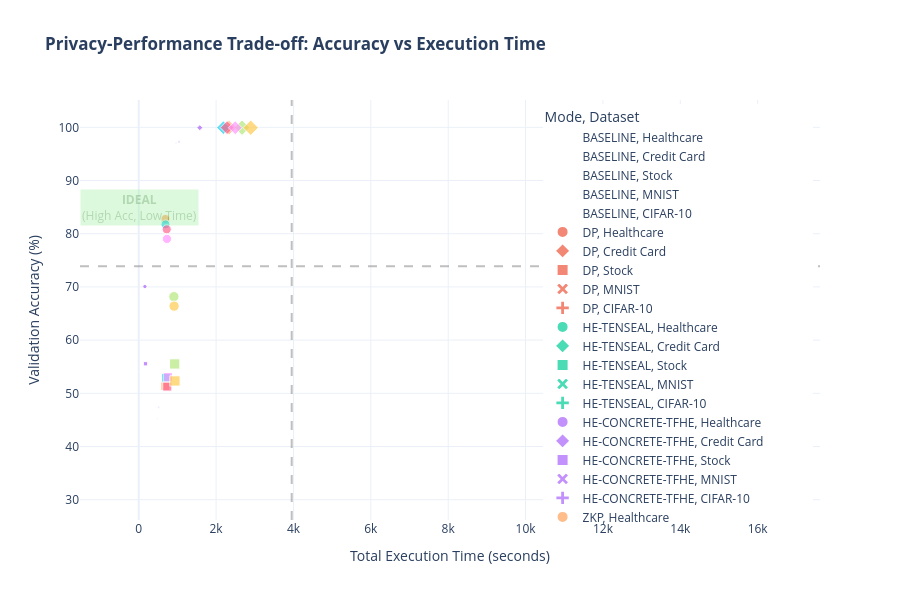

Notebook code cell kept with this figure:
### Markdown cell above
### 6.1 Scatter Plot: Accuracy vs Performance

### Code cell
# Create scatter plot for privacy-performance trade-off
fig = px.scatter(
    df_combined,
    x='Total Time (s)',
    y='Val Acc (%)',
    color='Mode',
    symbol='Dataset',
    size='Crypto Overhead (s)',
    hover_data=['Train Acc (%)', 'Fit Time (s)', 'Upload Mean (KB)'],
    title='<b>Privacy-Performance Trade-off: Accuracy vs Execution Time</b>',
    labels={
        'Total Time (s)': 'Total Execution Time (seconds)',
        'Val Acc (%)': 'Validation Accuracy (%)'
    },
    template='plotly_white',
    height=600,
    size_max=30
)

# Add quadrant lines
avg_time = df_combined['Total Time (s)'].mean()
avg_acc = df_combined['Val Acc (%)'].mean()

fig.add_vline(x=avg_time, line_dash="dash", line_color="gray", opacity=0.5)
fig.add_hline(y=avg_acc, line_dash="dash", line_color="gray", opacity=0.5)

# Add annotations for ideal region
fig.add_annotation(
    x=20, y=85,
    text="<b>IDEAL</b><br>(High Acc, Low Time)",
    showarrow=False,
    font=dict(size=12, color="green"),
    bgcolor="lightgreen",
    opacity=0.3
)

fig.update_layout(
    legend=dict(
        orientation="v",
        yanchor="top",
        y=0.99,
        xanchor="right",
        x=0.99
    )
)

fig.show()

### Figure 1 — Plotly figure (JSON) as saved in the notebook; plotly's stock layout.template omitted (floating-point values rounded to 4 significant figures)
{"data": [{"customdata": [[83.73, 0.341, 11.38]], "hovertemplate": "Mode=BASELINE<br>Dataset=Healthcare<br>Total Execution Time (seconds)=%{x}<br>Validation Accuracy (%)=%{y}<br>Crypto Overhead (s)=%{marker.size}<br>Train Acc (%)=%{customdata[0]}<br>Fit Time (s)=%{customdata[1]}<br>Upload Mean (KB)=%{customdata[2]}<extra></extra>", "legendgroup": "BASELINE, Healthcare", "marker": {"color": "#636efa", "size": [0.0], "sizemode": "area", "sizeref": 17.18, "symbol": "circle"}, "mode": "markers", "name": "BASELINE, Healthcare", "orientation": "v", "showlegend": true, "type": "scatter", "x": [6.711], "xaxis": "x", "y": [79.98], "yaxis": "y"}, {"customdata": [[99.95, 69.37, 16.13]], "hovertemplate": "Mode=BASELINE<br>Dataset=Credit Card<br>Total Execution Time (seconds)=%{x}<br>Validation Accuracy (%)=%{y}<br>Crypto Overhead (s)=%{marker.size}<br>Train Acc (%)=%{customdata[0]}<br>Fit Time (s)=%{customdata[1]}<br>Upload Mean (KB)=%{customdata[2]}<extra></extra>", "legendgroup": "BASELINE, Credit Card", "marker": {"color": "#636efa", "size": [0.0], "sizemode": "area", "sizeref": 17.18, "symbol": "diamond"}, "mode": "markers", "name": "BASELINE, Credit Card", "orientation": "v", "showlegend": true, "type": "scatter", "x": [1364.0], "xaxis": "x", "y": [99.95], "yaxis": "y"}, {"customdata": [[54.84, 0.8553, 11.38]], "hovertemplate": "Mode=BASELINE<br>Dataset=Stock<br>Total Execution Time (seconds)=%{x}<br>Validation Accuracy (%)=%{y}<br>Crypto Overhead (s)=%{marker.size}<br>Train Acc (%)=%{customdata[0]}<br>Fit Time (s)=%{customdata[1]}<br>Upload Mean (KB)=%{customdata[2]}<extra></extra>", "legendgroup": "BASELINE, Stock", "marker": {"color": "#636efa", "size": [0.0], "sizemode": "area", "sizeref": 17.18, "symbol": "square"}, "mode": "markers", "name": "BASELINE, Stock", "orientation": "v", "showlegend": true, "type": "scatter", "x": [16.82], "xaxis": "x", "y": [53.02], "yaxis": "y"}, {"customdata": [[97.99, 46.18, 173.5]], "hovertemplate": "Mode=BASELINE<br>Dataset=MNIST<br>Total Execution Time (seconds)=%{x}<br>Validation Accuracy (%)=%{y}<br>Crypto Overhead (s)=%{marker.size}<br>Train Acc (%)=%{customdata[0]}<br>Fit Time (s)=%{customdata[1]}<br>Upload Mean (KB)=%{customdata[2]}<extra></extra>", "legendgroup": "BASELINE, MNIST", "marker": {"color": "#636efa", "size": [0.0], "sizemode": "area", "sizeref": 17.18, "symbol": "x"}, "mode": "markers", "name": "BASELINE, MNIST", "orientation": "v", "showlegend": true, "type": "scatter", "x": [908.2], "xaxis": "x", "y": [97.44], "yaxis": "y"}, {"customdata": [[46.9, 23.52, 242.2]], "hovertemplate": "Mode=BASELINE<br>Dataset=CIFAR-10<br>Total Execution Time (seconds)=%{x}<br>Validation Accuracy (%)=%{y}<br>Crypto Overhead (s)=%{marker.size}<br>Train Acc (%)=%{customdata[0]}<br>Fit Time (s)=%{customdata[1]}<br>Upload Mean (KB)=%{customdata[2]}<extra></extra>", "legendgroup": "BASELINE, CIFAR-10", "marker": {"color": "#636efa", "size": [0.0], "sizemode": "area", "sizeref": 17.18, "symbol": "cross"}, "mode": "markers", "name": "BASELINE, CIFAR-10", "orientation": "v", "showlegend": true, "type": "scatter", "x": [462.5], "xaxis": "x", "y": [47.13], "yaxis": "y"}, {"customdata": [[82.63, 0.4127, 11.38]], "hovertemplate": "Mode=DP<br>Dataset=Healthcare<br>Total Execution Time (seconds)=%{x}<br>Validation Accuracy (%)=%{y}<br>Crypto Overhead (s)=%{marker.size}<br>Train Acc (%)=%{customdata[0]}<br>Fit Time (s)=%{customdata[1]}<br>Upload Mean (KB)=%{customdata[2]}<extra></extra>", "legendgroup": "DP, Healthcare", "marker": {"color": "#EF553B", "size": [0.007039], "sizemode": "area", "sizeref": 17.18, "symbol": "circle"}, "mode": "markers", "name": "DP, Healthcare", "orientation": "v", "showlegend": true, "type": "scatter", "x": [8.127], "xaxis": "x", "y": [80.41], "yaxis": "y"}, {"customdata": [[99.92, 77.75, 16.13]], "hovertemplate": "Mode=DP<br>Dataset=Credit Card<br>Total Execution Time (seconds)=%{x}<br>Validation Accuracy (%)=%{y}<br>Crypto Overhead (s)=%{marker.size}<br>Train Acc (%)=%{customdata[0]}<br>Fit Time (s)=%{customdata[1]}<br>Upload Mean (KB)=%{customdata[2]}<extra></extra>", "legendgroup": "DP, Credit Card", "marker": {"color": "#EF553B", "size": [0.008557], "sizemode": "area", "sizeref": 17.18, "symbol": "diamond"}, "mode": "markers", "name": "DP, Credit Card", "orientation": "v", "showlegend": true, "type": "scatter", "x": [1529.0], "xaxis": "x", "y": [99.92], "yaxis": "y"}, {"customdata": [[54.21, 1.157, 11.38]], "hovertemplate": "Mode=DP<br>Dataset=Stock<br>Total Execution Time (seconds)=%{x}<br>Validation Accuracy (%)=%{y}<br>Crypto Overhead (s)=%{marker.size}<br>Train Acc (%)=%{customdata[0]}<br>Fit Time (s)=%{customdata[1]}<br>Upload Mean (KB)=%{customdata[2]}<extra></extra>", "legendgroup": "DP, Stock", "marker": {"color": "#EF553B", "size": [0.006447], "sizemode": "area", "sizeref": 17.18, "symbol": "square"}, "mode": "markers", "name": "DP, Stock", "orientation": "v", "showlegend": true, "type": "scatter", "x": [22.77], "xaxis": "x", "y": [52.72], "yaxis": "y"}, {"customdata": [[94.1, 52.2, 173.5]], "hovertemplate": "Mode=DP<br>Dataset=MNIST<br>Total Execution Time (seconds)=%{x}<br>Validation Accuracy (%)=%{y}<br>Crypto Overhead (s)=%{marker.size}<br>Train Acc (%)=%{customdata[0]}<br>Fit Time (s)=%{customdata[1]}<br>Upload Mean (KB)=%{customdata[2]}<extra></extra>", "legendgroup": "DP, MNIST", "marker": {"color": "#EF553B", "size": [0.02404], "sizemode": "area", "sizeref": 17.18, "symbol": "x"}, "mode": "markers", "name": "DP, MNIST", "orientation": "v", "showlegend": true, "type": "scatter", "x": [1027.0], "xaxis": "x", "y": [94.02], "yaxis": "y"}, {"customdata": [[35.84, 26.15, 242.2]], "hovertemplate": "Mode=DP<br>Dataset=CIFAR-10<br>Total Execution Time (seconds)=%{x}<br>Validation Accuracy (%)=%{y}<br>Crypto Overhead (s)=%{marker.size}<br>Train Acc (%)=%{customdata[0]}<br>Fit Time (s)=%{customdata[1]}<br>Upload Mean (KB)=%{customdata[2]}<extra></extra>", "legendgroup": "DP, CIFAR-10", "marker": {"color": "#EF553B", "size": [0.07426], "sizemode": "area", "sizeref": 17.18, "symbol": "cross"}, "mode": "markers", "name": "DP, CIFAR-10", "orientation": "v", "showlegend": true, "type": "scatter", "x": [514.5], "xaxis": "x", "y": [35.82], "yaxis": "y"}, {"customdata": [[83.43, 0.32, 657.8]], "hovertemplate": "Mode=HE-TENSEAL<br>Dataset=Healthcare<br>Total Execution Time (seconds)=%{x}<br>Validation Accuracy (%)=%{y}<br>Crypto Overhead (s)=%{marker.size}<br>Train Acc (%)=%{customdata[0]}<br>Fit Time (s)=%{customdata[1]}<br>Upload Mean (KB)=%{customdata[2]}<extra></extra>", "legendgroup": "HE-TENSEAL, Healthcare", "marker": {"color": "#00cc96", "size": [3.544], "sizemode": "area", "sizeref": 17.18, "symbol": "circle"}, "mode": "markers", "name": "HE-TENSEAL, Healthcare", "orientation": "v", "showlegend": true, "type": "scatter", "x": [9.836], "xaxis": "x", "y": [79.81], "yaxis": "y"}, {"customdata": [[99.94, 63.96, 657.9]], "hovertemplate": "Mode=HE-TENSEAL<br>Dataset=Credit Card<br>Total Execution Time (seconds)=%{x}<br>Validation Accuracy (%)=%{y}<br>Crypto Overhead (s)=%{marker.size}<br>Train Acc (%)=%{customdata[0]}<br>Fit Time (s)=%{customdata[1]}<br>Upload Mean (KB)=%{customdata[2]}<extra></extra>", "legendgroup": "HE-TENSEAL, Credit Card", "marker": {"color": "#00cc96", "size": [3.907], "sizemode": "area", "sizeref": 17.18, "symbol": "diamond"}, "mode": "markers", "name": "HE-TENSEAL, Credit Card", "orientation": "v", "showlegend": true, "type": "scatter", "x": [1262.0], "xaxis": "x", "y": [99.94], "yaxis": "y"}, {"customdata": [[55.32, 0.9474, 657.8]], "hovertemplate": "Mode=HE-TENSEAL<br>Dataset=Stock<br>Total Execution Time (seconds)=%{x}<br>Validation Accuracy (%)=%{y}<br>Crypto Overhead (s)=%{marker.size}<br>Train Acc (%)=%{customdata[0]}<br>Fit Time (s)=%{customdata[1]}<br>Upload Mean (KB)=%{customdata[2]}<extra></extra>", "legendgroup": "HE-TENSEAL, Stock", "marker": {"color": "#00cc96", "size": [3.647], "sizemode": "area", "sizeref": 17.18, "symbol": "square"}, "mode": "markers", "name": "HE-TENSEAL, Stock", "orientation": "v", "showlegend": true, "type": "scatter", "x": [22.28], "xaxis": "x", "y": [54.08], "yaxis": "y"}, {"customdata": [[97.42, 48.9, 161.3]], "hovertemplate": "Mode=HE-TENSEAL<br>Dataset=MNIST<br>Total Execution Time (seconds)=%{x}<br>Validation Accuracy (%)=%{y}<br>Crypto Overhead (s)=%{marker.size}<br>Train Acc (%)=%{customdata[0]}<br>Fit Time (s)=%{customdata[1]}<br>Upload Mean (KB)=%{customdata[2]}<extra></extra>", "legendgroup": "HE-TENSEAL, MNIST", "marker": {"color": "#00cc96", "size": [4.882], "sizemode": "area", "sizeref": 17.18, "symbol": "x"}, "mode": "markers", "name": "HE-TENSEAL, MNIST", "orientation": "v", "showlegend": true, "type": "scatter", "x": [966.5], "xaxis": "x", "y": [97.05], "yaxis": "y"}, {"customdata": [[45.87, 24.03, 225.0]], "hovertemplate": "Mode=HE-TENSEAL<br>Dataset=CIFAR-10<br>Total Execution Time (seconds)=%{x}<br>Validation Accuracy (%)=%{y}<br>Crypto Overhead (s)=%{marker.size}<br>Train Acc (%)=%{customdata[0]}<br>Fit Time (s)=%{customdata[1]}<br>Upload Mean (KB)=%{customdata[2]}<extra></extra>", "legendgroup": "HE-TENSEAL, CIFAR-10", "marker": {"color": "#00cc96", "size": [5.214], "sizemode": "area", "sizeref": 17.18, "symbol": "cross"}, "mode": "markers", "name": "HE-TENSEAL, CIFAR-10", "orientation": "v", "showlegend": true, "type": "scatter", "x": [477.8], "xaxis": "x", "y": [45.18], "yaxis": "y"}, {"customdata": [[72.09, 0.2176, 18240.0]], "hovertemplate": "Mode=HE-CONCRETE-TFHE<br>Dataset=Healthcare<br>Total Execution Time (seconds)=%{x}<br>Validation Accuracy (%)=%{y}<br>Crypto Overhead (s)=%{marker.size}<br>Train Acc (%)=%{customdata[0]}<br>Fit Time (s)=%{customdata[1]}<br>Upload Mean (KB)=%{customdata[2]}<extra></extra>", "legendgroup": "HE-CONCRETE-TFHE, Healthcare", "marker": {"color": "#ab63fa", "size": [155.2], "sizemode": "area", "sizeref": 17.18, "symbol": "circle"}, "mode": "markers", "name": "HE-CONCRETE-TFHE, Healthcare", "orientation": "v", "showlegend": true, "type": "scatter", "x": [159.6], "xaxis": "x", "y": [70.07], "yaxis": "y"}, {"customdata": [[99.93, 69.64, 25850.0]], "hovertemplate": "Mode=HE-CONCRETE-TFHE<br>Dataset=Credit Card<br>Total Execution Time (seconds)=%{x}<br>Validation Accuracy (%)=%{y}<br>Crypto Overhead (s)=%{marker.size}<br>Train Acc (%)=%{customdata[0]}<br>Fit Time (s)=%{customdata[1]}<br>Upload Mean (KB)=%{customdata[2]}<extra></extra>", "legendgroup": "HE-CONCRETE-TFHE, Credit Card", "marker": {"color": "#ab63fa", "size": [186.2], "sizemode": "area", "sizeref": 17.18, "symbol": "diamond"}, "mode": "markers", "name": "HE-CONCRETE-TFHE, Credit Card", "orientation": "v", "showlegend": true, "type": "scatter", "x": [1579.0], "xaxis": "x", "y": [99.93], "yaxis": "y"}, {"customdata": [[52.22, 0.8758, 18240.0]], "hovertemplate": "Mode=HE-CONCRETE-TFHE<br>Dataset=Stock<br>Total Execution Time (seconds)=%{x}<br>Validation Accuracy (%)=%{y}<br>Crypto Overhead (s)=%{marker.size}<br>Train Acc (%)=%{customdata[0]}<br>Fit Time (s)=%{customdata[1]}<br>Upload Mean (KB)=%{customdata[2]}<extra></extra>", "legendgroup": "HE-CONCRETE-TFHE, Stock", "marker": {"color": "#ab63fa", "size": [158.2], "sizemode": "area", "sizeref": 17.18, "symbol": "square"}, "mode": "markers", "name": "HE-CONCRETE-TFHE, Stock", "orientation": "v", "showlegend": true, "type": "scatter", "x": [175.8], "xaxis": "x", "y": [55.56], "yaxis": "y"}, {"customdata": [[97.64, 50.76, 69.37]], "hovertemplate": "Mode=HE-CONCRETE-TFHE<br>Dataset=MNIST<br>Total Execution Time (seconds)=%{x}<br>Validation Accuracy (%)=%{y}<br>Crypto Overhead (s)=%{marker.size}<br>Train Acc (%)=%{customdata[0]}<br>Fit Time (s)=%{customdata[1]}<br>Upload Mean (KB)=%{customdata[2]}<extra></extra>", "legendgroup": "HE-CONCRETE-TFHE, MNIST", "marker": {"color": "#ab63fa", "size": [28.28], "sizemode": "area", "sizeref": 17.18, "symbol": "x"}, "mode": "markers", "name": "HE-CONCRETE-TFHE, MNIST", "orientation": "v", "showlegend": true, "type": "scatter", "x": [1044.0], "xaxis": "x", "y": [97.26], "yaxis": "y"}, {"customdata": [[47.88, 24.36, 92.52]], "hovertemplate": "Mode=HE-CONCRETE-TFHE<br>Dataset=CIFAR-10<br>Total Execution Time (seconds)=%{x}<br>Validation Accuracy (%)=%{y}<br>Crypto Overhead (s)=%{marker.size}<br>Train Acc (%)=%{customdata[0]}<br>Fit Time (s)=%{customdata[1]}<br>Upload Mean (KB)=%{customdata[2]}<extra></extra>", "legendgroup": "HE-CONCRETE-TFHE, CIFAR-10", "marker": {"color": "#ab63fa", "size": [28.52], "sizemode": "area", "sizeref": 17.18, "symbol": "cross"}, "mode": "markers", "name": "HE-CONCRETE-TFHE, CIFAR-10", "orientation": "v", "showlegend": true, "type": "scatter", "x": [507.7], "xaxis": "x", "y": [47.42], "yaxis": "y"}, {"customdata": [[83.63, 0.329, 12.89]], "hovertemplate": "Mode=ZKP<br>Dataset=Healthcare<br>Total Execution Time (seconds)=%{x}<br>Validation Accuracy (%)=%{y}<br>Crypto Overhead (s)=%{marker.size}<br>Train Acc (%)=%{customdata[0]}<br>Fit Time (s)=%{customdata[1]}<br>Upload Mean (KB)=%{customdata[2]}<extra></extra>", "legendgroup": "ZKP, Healthcare", "marker": {"color": "#FFA15A", "size": [683.0], "sizemode": "area", "sizeref": 17.18, "symbol": "circle"}, "mode": "markers", "name": "ZKP, Healthcare", "orientation": "v", "showlegend": true, "type": "scatter", "x": [689.5], "xaxis": "x", "y": [82.78], "yaxis": "y"}, {"customdata": [[99.94, 63.83, 17.64]], "hovertemplate": "Mode=ZKP<br>Dataset=Credit Card<br>Total Execution Time (seconds)=%{x}<br>Validation Accuracy (%)=%{y}<br>Crypto Overhead (s)=%{marker.size}<br>Train Acc (%)=%{customdata[0]}<br>Fit Time (s)=%{customdata[1]}<br>Upload Mean (KB)=%{customdata[2]}<extra></extra>", "legendgroup": "ZKP, Credit Card", "marker": {"color": "#FFA15A", "size": [1078.0], "sizemode": "area", "sizeref": 17.18, "symbol": "diamond"}, "mode": "markers", "name": "ZKP, Credit Card", "orientation": "v", "showlegend": true, "type": "scatter", "x": [2334.0], "xaxis": "x", "y": [99.95], "yaxis": "y"}, {"customdata": [[54.59, 1.102, 12.89]], "hovertemplate": "Mode=ZKP<br>Dataset=Stock<br>Total Execution Time (seconds)=%{x}<br>Validation Accuracy (%)=%{y}<br>Crypto Overhead (s)=%{marker.size}<br>Train Acc (%)=%{customdata[0]}<br>Fit Time (s)=%{customdata[1]}<br>Upload Mean (KB)=%{customdata[2]}<extra></extra>", "legendgroup": "ZKP, Stock", "marker": {"color": "#FFA15A", "size": [664.7], "sizemode": "area", "sizeref": 17.18, "symbol": "square"}, "mode": "markers", "name": "ZKP, Stock", "orientation": "v", "showlegend": true, "type": "scatter", "x": [686.4], "xaxis": "x", "y": [51.36], "yaxis": "y"}, {"customdata": [[97.95, 50.57, 180.2]], "hovertemplate": "Mode=ZKP<br>Dataset=MNIST<br>Total Execution Time (seconds)=%{x}<br>Validation Accuracy (%)=%{y}<br>Crypto Overhead (s)=%{marker.size}<br>Train Acc (%)=%{customdata[0]}<br>Fit Time (s)=%{customdata[1]}<br>Upload Mean (KB)=%{customdata[2]}<extra></extra>", "legendgroup": "ZKP, MNIST", "marker": {"color": "#FFA15A", "size": [10430.0], "sizemode": "area", "sizeref": 17.18, "symbol": "x"}, "mode": "markers", "name": "ZKP, MNIST", "orientation": "v", "showlegend": true, "type": "scatter", "x": [11420.0], "xaxis": "x", "y": [97.42], "yaxis": "y"}, {"customdata": [[47.61, 25.42, 250.6]], "hovertemplate": "Mode=ZKP<br>Dataset=CIFAR-10<br>Total Execution Time (seconds)=%{x}<br>Validation Accuracy (%)=%{y}<br>Crypto Overhead (s)=%{marker.size}<br>Train Acc (%)=%{customdata[0]}<br>Fit Time (s)=%{customdata[1]}<br>Upload Mean (KB)=%{customdata[2]}<extra></extra>", "legendgroup": "ZKP, CIFAR-10", "marker": {"color": "#FFA15A", "size": [14820.0], "sizemode": "area", "sizeref": 17.18, "symbol": "cross"}, "mode": "markers", "name": "ZKP, CIFAR-10", "orientation": "v", "showlegend": true, "type": "scatter", "x": [15320.0], "xaxis": "x", "y": [46.92], "yaxis": "y"}, {"customdata": [[83.95, 0.3413, 12.89]], "hovertemplate": "Mode=ZKP-SAMPLED<br>Dataset=Healthcare<br>Total Execution Time (seconds)=%{x}<br>Validation Accuracy (%)=%{y}<br>Crypto Overhead (s)=%{marker.size}<br>Train Acc (%)=%{customdata[0]}<br>Fit Time (s)=%{customdata[1]}<br>Upload Mean (KB)=%{customdata[2]}<extra></extra>", "legendgroup": "ZKP-SAMPLED, Healthcare", "marker": {"color": "#19d3f3", "size": [684.0], "sizemode": "area", "sizeref": 17.18, "symbol": "circle"}, "mode": "markers", "name": "ZKP-SAMPLED, Healthcare", "orientation": "v", "showlegend": true, "type": "scatter", "x": [690.7], "xaxis": "x", "y": [81.76], "yaxis": "y"}, {"customdata": [[99.94, 63.35, 17.64]], "hovertemplate": "Mode=ZKP-SAMPLED<br>Dataset=Credit Card<br>Total Execution Time (seconds)=%{x}<br>Validation Accuracy (%)=%{y}<br>Crypto Overhead (s)=%{marker.size}<br>Train Acc (%)=%{customdata[0]}<br>Fit Time (s)=%{customdata[1]}<br>Upload Mean (KB)=%{customdata[2]}<extra></extra>", "legendgroup": "ZKP-SAMPLED, Credit Card", "marker": {"color": "#19d3f3", "size": [943.5], "sizemode": "area", "sizeref": 17.18, "symbol": "diamond"}, "mode": "markers", "name": "ZKP-SAMPLED, Credit Card", "orientation": "v", "showlegend": true, "type": "scatter", "x": [2189.0], "xaxis": "x", "y": [99.94], "yaxis": "y"}, {"customdata": [[54.88, 0.9948, 12.89]], "hovertemplate": "Mode=ZKP-SAMPLED<br>Dataset=Stock<br>Total Execution Time (seconds)=%{x}<br>Validation Accuracy (%)=%{y}<br>Crypto Overhead (s)=%{marker.size}<br>Train Acc (%)=%{customdata[0]}<br>Fit Time (s)=%{customdata[1]}<br>Upload Mean (KB)=%{customdata[2]}<extra></extra>", "legendgroup": "ZKP-SAMPLED, Stock", "marker": {"color": "#19d3f3", "size": [683.0], "sizemode": "area", "sizeref": 17.18, "symbol": "square"}, "mode": "markers", "name": "ZKP-SAMPLED, Stock", "orientation": "v", "showlegend": true, "type": "scatter", "x": [702.5], "xaxis": "x", "y": [52.93], "yaxis": "y"}, {"customdata": [[97.78, 48.46, 180.2]], "hovertemplate": "Mode=ZKP-SAMPLED<br>Dataset=MNIST<br>Total Execution Time (seconds)=%{x}<br>Validation Accuracy (%)=%{y}<br>Crypto Overhead (s)=%{marker.size}<br>Train Acc (%)=%{customdata[0]}<br>Fit Time (s)=%{customdata[1]}<br>Upload Mean (KB)=%{customdata[2]}<extra></extra>", "legendgroup": "ZKP-SAMPLED, MNIST", "marker": {"color": "#19d3f3", "size": [10150.0], "sizemode": "area", "sizeref": 17.18, "symbol": "x"}, "mode": "markers", "name": "ZKP-SAMPLED, MNIST", "orientation": "v", "showlegend": true, "type": "scatter", "x": [11100.0], "xaxis": "x", "y": [97.28], "yaxis": "y"}, {"customdata": [[46.93, 25.52, 250.6]], "hovertemplate": "Mode=ZKP-SAMPLED<br>Dataset=CIFAR-10<br>Total Execution Time (seconds)=%{x}<br>Validation Accuracy (%)=%{y}<br>Crypto Overhead (s)=%{marker.size}<br>Train Acc (%)=%{customdata[0]}<br>Fit Time (s)=%{customdata[1]}<br>Upload Mean (KB)=%{customdata[2]}<extra></extra>", "legendgroup": "ZKP-SAMPLED, CIFAR-10", "marker": {"color": "#19d3f3", "size": [14690.0], "sizemode": "area", "sizeref": 17.18, "symbol": "cross"}, "mode": "markers", "name": "ZKP-SAMPLED, CIFAR-10", "orientation": "v", "showlegend": true, "type": "scatter", "x": [15190.0], "xaxis": "x", "y": [46.43], "yaxis": "y"}, {"customdata": [[82.94, 0.3202, 659.4]], "hovertemplate": "Mode=HE-TENSEAL-ZKP<br>Dataset=Healthcare<br>Total Execution Time (seconds)=%{x}<br>Validation Accuracy (%)=%{y}<br>Crypto Overhead (s)=%{marker.size}<br>Train Acc (%)=%{customdata[0]}<br>Fit Time (s)=%{customdata[1]}<br>Upload Mean (KB)=%{customdata[2]}<extra></extra>", "legendgroup": "HE-TENSEAL-ZKP, Healthcare", "marker": {"color": "#FF6692", "size": [717.2], "sizemode": "area", "sizeref": 17.18, "symbol": "circle"}, "mode": "markers", "name": "HE-TENSEAL-ZKP, Healthcare", "orientation": "v", "showlegend": true, "type": "scatter", "x": [723.6], "xaxis": "x", "y": [80.83], "yaxis": "y"}, {"customdata": [[99.94, 65.16, 659.4]], "hovertemplate": "Mode=HE-TENSEAL-ZKP<br>Dataset=Credit Card<br>Total Execution Time (seconds)=%{x}<br>Validation Accuracy (%)=%{y}<br>Crypto Overhead (s)=%{marker.size}<br>Train Acc (%)=%{customdata[0]}<br>Fit Time (s)=%{customdata[1]}<br>Upload Mean (KB)=%{customdata[2]}<extra></extra>", "legendgroup": "HE-TENSEAL-ZKP, Credit Card", "marker": {"color": "#FF6692", "size": [981.2], "sizemode": "area", "sizeref": 17.18, "symbol": "diamond"}, "mode": "markers", "name": "HE-TENSEAL-ZKP, Credit Card", "orientation": "v", "showlegend": true, "type": "scatter", "x": [2284.0], "xaxis": "x", "y": [99.94], "yaxis": "y"}, {"customdata": [[55.13, 1.066, 659.4]], "hovertemplate": "Mode=HE-TENSEAL-ZKP<br>Dataset=Stock<br>Total Execution Time (seconds)=%{x}<br>Validation Accuracy (%)=%{y}<br>Crypto Overhead (s)=%{marker.size}<br>Train Acc (%)=%{customdata[0]}<br>Fit Time (s)=%{customdata[1]}<br>Upload Mean (KB)=%{customdata[2]}<extra></extra>", "legendgroup": "HE-TENSEAL-ZKP, Stock", "marker": {"color": "#FF6692", "size": [717.0], "sizemode": "area", "sizeref": 17.18, "symbol": "square"}, "mode": "markers", "name": "HE-TENSEAL-ZKP, Stock", "orientation": "v", "showlegend": true, "type": "scatter", "x": [738.3], "xaxis": "x", "y": [51.27], "yaxis": "y"}, {"customdata": [[97.47, 48.67, 167.9]], "hovertemplate": "Mode=HE-TENSEAL-ZKP<br>Dataset=MNIST<br>Total Execution Time (seconds)=%{x}<br>Validation Accuracy (%)=%{y}<br>Crypto Overhead (s)=%{marker.size}<br>Train Acc (%)=%{customdata[0]}<br>Fit Time (s)=%{customdata[1]}<br>Upload Mean (KB)=%{customdata[2]}<extra></extra>", "legendgroup": "HE-TENSEAL-ZKP, MNIST", "marker": {"color": "#FF6692", "size": [10440.0], "sizemode": "area", "sizeref": 17.18, "symbol": "x"}, "mode": "markers", "name": "HE-TENSEAL-ZKP, MNIST", "orientation": "v", "showlegend": true, "type": "scatter", "x": [11420.0], "xaxis": "x", "y": [96.96], "yaxis": "y"}, {"customdata": [[47.15, 25.69, 233.4]], "hovertemplate": "Mode=HE-TENSEAL-ZKP<br>Dataset=CIFAR-10<br>Total Execution Time (seconds)=%{x}<br>Validation Accuracy (%)=%{y}<br>Crypto Overhead (s)=%{marker.size}<br>Train Acc (%)=%{customdata[0]}<br>Fit Time (s)=%{customdata[1]}<br>Upload Mean (KB)=%{customdata[2]}<extra></extra>", "legendgroup": "HE-TENSEAL-ZKP, CIFAR-10", "marker": {"color": "#FF6692", "size": [15110.0], "sizemode": "area", "sizeref": 17.18, "symbol": "cross"}, "mode": "markers", "name": "HE-TENSEAL-ZKP, CIFAR-10", "orientation": "v", "showlegend": true, "type": "scatter", "x": [15630.0], "xaxis": "x", "y": [47.1], "yaxis": "y"}, {"customdata": [[70.49, 0.2121, 18240.0]], "hovertemplate": "Mode=HE-CONCRETE-TFHE-ZKP<br>Dataset=Healthcare<br>Total Execution Time (seconds)=%{x}<br>Validation Accuracy (%)=%{y}<br>Crypto Overhead (s)=%{marker.size}<br>Train Acc (%)=%{customdata[0]}<br>Fit Time (s)=%{customdata[1]}<br>Upload Mean (KB)=%{customdata[2]}<extra></extra>", "legendgroup": "HE-CONCRETE-TFHE-ZKP, Healthcare", "marker": {"color": "#B6E880", "size": [905.2], "sizemode": "area", "sizeref": 17.18, "symbol": "circle"}, "mode": "markers", "name": "HE-CONCRETE-TFHE-ZKP, Healthcare", "orientation": "v", "showlegend": true, "type": "scatter", "x": [909.4], "xaxis": "x", "y": [68.17], "yaxis": "y"}, {"customdata": [[99.93, 72.34, 25850.0]], "hovertemplate": "Mode=HE-CONCRETE-TFHE-ZKP<br>Dataset=Credit Card<br>Total Execution Time (seconds)=%{x}<br>Validation Accuracy (%)=%{y}<br>Crypto Overhead (s)=%{marker.size}<br>Train Acc (%)=%{customdata[0]}<br>Fit Time (s)=%{customdata[1]}<br>Upload Mean (KB)=%{customdata[2]}<extra></extra>", "legendgroup": "HE-CONCRETE-TFHE-ZKP, Credit Card", "marker": {"color": "#B6E880", "size": [1223.0], "sizemode": "area", "sizeref": 17.18, "symbol": "diamond"}, "mode": "markers", "name": "HE-CONCRETE-TFHE-ZKP, Credit Card", "orientation": "v", "showlegend": true, "type": "scatter", "x": [2670.0], "xaxis": "x", "y": [99.93], "yaxis": "y"}, {"customdata": [[52.23, 1.07, 18240.0]], "hovertemplate": "Mode=HE-CONCRETE-TFHE-ZKP<br>Dataset=Stock<br>Total Execution Time (seconds)=%{x}<br>Validation Accuracy (%)=%{y}<br>Crypto Overhead (s)=%{marker.size}<br>Train Acc (%)=%{customdata[0]}<br>Fit Time (s)=%{customdata[1]}<br>Upload Mean (KB)=%{customdata[2]}<extra></extra>", "legendgroup": "HE-CONCRETE-TFHE-ZKP, Stock", "marker": {"color": "#B6E880", "size": [908.3], "sizemode": "area", "sizeref": 17.18, "symbol": "square"}, "mode": "markers", "name": "HE-CONCRETE-TFHE-ZKP, Stock", "orientation": "v", "showlegend": true, "type": "scatter", "x": [929.7], "xaxis": "x", "y": [55.52], "yaxis": "y"}, {"customdata": [[97.47, 48.12, 75.97]], "hovertemplate": "Mode=HE-CONCRETE-TFHE-ZKP<br>Dataset=MNIST<br>Total Execution Time (seconds)=%{x}<br>Validation Accuracy (%)=%{y}<br>Crypto Overhead (s)=%{marker.size}<br>Train Acc (%)=%{customdata[0]}<br>Fit Time (s)=%{customdata[1]}<br>Upload Mean (KB)=%{customdata[2]}<extra></extra>", "legendgroup": "HE-CONCRETE-TFHE-ZKP, MNIST", "marker": {"color": "#B6E880", "size": [10320.0], "sizemode": "area", "sizeref": 17.18, "symbol": "x"}, "mode": "markers", "name": "HE-CONCRETE-TFHE-ZKP, MNIST", "orientation": "v", "showlegend": true, "type": "scatter", "x": [11280.0], "xaxis": "x", "y": [97.1], "yaxis": "y"}, {"customdata": [[47.63, 24.52, 100.8]], "hovertemplate": "Mode=HE-CONCRETE-TFHE-ZKP<br>Dataset=CIFAR-10<br>Total Execution Time (seconds)=%{x}<br>Validation Accuracy (%)=%{y}<br>Crypto Overhead (s)=%{marker.size}<br>Train Acc (%)=%{customdata[0]}<br>Fit Time (s)=%{customdata[1]}<br>Upload Mean (KB)=%{customdata[2]}<extra></extra>", "legendgroup": "HE-CONCRETE-TFHE-ZKP, CIFAR-10", "marker": {"color": "#B6E880", "size": [14880.0], "sizemode": "area", "sizeref": 17.18, "symbol": "cross"}, "mode": "markers", "name": "HE-CONCRETE-TFHE-ZKP, CIFAR-10", "orientation": "v", "showlegend": true, "type": "scatter", "x": [15370.0], "xaxis": "x", "y": [47.0], "yaxis": "y"}, {"customdata": [[83.14, 0.4146, 659.4]], "hovertemplate": "Mode=HE-TENSEAL-ZKP-DP<br>Dataset=Healthcare<br>Total Execution Time (seconds)=%{x}<br>Validation Accuracy (%)=%{y}<br>Crypto Overhead (s)=%{marker.size}<br>Train Acc (%)=%{customdata[0]}<br>Fit Time (s)=%{customdata[1]}<br>Upload Mean (KB)=%{customdata[2]}<extra></extra>", "legendgroup": "HE-TENSEAL-ZKP-DP, Healthcare", "marker": {"color": "#FF97FF", "size": [721.6], "sizemode": "area", "sizeref": 17.18, "symbol": "circle"}, "mode": "markers", "name": "HE-TENSEAL-ZKP-DP, Healthcare", "orientation": "v", "showlegend": true, "type": "scatter", "x": [729.9], "xaxis": "x", "y": [79.03], "yaxis": "y"}, {"customdata": [[99.92, 76.17, 659.4]], "hovertemplate": "Mode=HE-TENSEAL-ZKP-DP<br>Dataset=Credit Card<br>Total Execution Time (seconds)=%{x}<br>Validation Accuracy (%)=%{y}<br>Crypto Overhead (s)=%{marker.size}<br>Train Acc (%)=%{customdata[0]}<br>Fit Time (s)=%{customdata[1]}<br>Upload Mean (KB)=%{customdata[2]}<extra></extra>", "legendgroup": "HE-TENSEAL-ZKP-DP, Credit Card", "marker": {"color": "#FF97FF", "size": [971.4], "sizemode": "area", "sizeref": 17.18, "symbol": "diamond"}, "mode": "markers", "name": "HE-TENSEAL-ZKP-DP, Credit Card", "orientation": "v", "showlegend": true, "type": "scatter", "x": [2495.0], "xaxis": "x", "y": [99.92], "yaxis": "y"}, {"customdata": [[53.11, 1.415, 659.4]], "hovertemplate": "Mode=HE-TENSEAL-ZKP-DP<br>Dataset=Stock<br>Total Execution Time (seconds)=%{x}<br>Validation Accuracy (%)=%{y}<br>Crypto Overhead (s)=%{marker.size}<br>Train Acc (%)=%{customdata[0]}<br>Fit Time (s)=%{customdata[1]}<br>Upload Mean (KB)=%{customdata[2]}<extra></extra>", "legendgroup": "HE-TENSEAL-ZKP-DP, Stock", "marker": {"color": "#FF97FF", "size": [725.7], "sizemode": "area", "sizeref": 17.18, "symbol": "square"}, "mode": "markers", "name": "HE-TENSEAL-ZKP-DP, Stock", "orientation": "v", "showlegend": true, "type": "scatter", "x": [754.0], "xaxis": "x", "y": [53.02], "yaxis": "y"}, {"customdata": [[93.73, 50.6, 168.3]], "hovertemplate": "Mode=HE-TENSEAL-ZKP-DP<br>Dataset=MNIST<br>Total Execution Time (seconds)=%{x}<br>Validation Accuracy (%)=%{y}<br>Crypto Overhead (s)=%{marker.size}<br>Train Acc (%)=%{customdata[0]}<br>Fit Time (s)=%{customdata[1]}<br>Upload Mean (KB)=%{customdata[2]}<extra></extra>", "legendgroup": "HE-TENSEAL-ZKP-DP, MNIST", "marker": {"color": "#FF97FF", "size": [10260.0], "sizemode": "area", "sizeref": 17.18, "symbol": "x"}, "mode": "markers", "name": "HE-TENSEAL-ZKP-DP, MNIST", "orientation": "v", "showlegend": true, "type": "scatter", "x": [11270.0], "xaxis": "x", "y": [93.89], "yaxis": "y"}, {"customdata": [[34.58, 27.95, 234.0]], "hovertemplate": "Mode=HE-TENSEAL-ZKP-DP<br>Dataset=CIFAR-10<br>Total Execution Time (seconds)=%{x}<br>Validation Accuracy (%)=%{y}<br>Crypto Overhead (s)=%{marker.size}<br>Train Acc (%)=%{customdata[0]}<br>Fit Time (s)=%{customdata[1]}<br>Upload Mean (KB)=%{customdata[2]}<extra></extra>", "legendgroup": "HE-TENSEAL-ZKP-DP, CIFAR-10", "marker": {"color": "#FF97FF", "size": [15290.0], "sizemode": "area", "sizeref": 17.18, "symbol": "cross"}, "mode": "markers", "name": "HE-TENSEAL-ZKP-DP, CIFAR-10", "orientation": "v", "showlegend": true, "type": "scatter", "x": [15850.0], "xaxis": "x", "y": [34.57], "yaxis": "y"}, {"customdata": [[68.78, 0.3474, 18240.0]], "hovertemplate": "Mode=HE-CONCRETE-TFHE-ZKP-DP<br>Dataset=Healthcare<br>Total Execution Time (seconds)=%{x}<br>Validation Accuracy (%)=%{y}<br>Crypto Overhead (s)=%{marker.size}<br>Train Acc (%)=%{customdata[0]}<br>Fit Time (s)=%{customdata[1]}<br>Upload Mean (KB)=%{customdata[2]}<extra></extra>", "legendgroup": "HE-CONCRETE-TFHE-ZKP-DP, Healthcare", "marker": {"color": "#FECB52", "size": [907.1], "sizemode": "area", "sizeref": 17.18, "symbol": "circle"}, "mode": "markers", "name": "HE-CONCRETE-TFHE-ZKP-DP, Healthcare", "orientation": "v", "showlegend": true, "type": "scatter", "x": [914.0], "xaxis": "x", "y": [66.39], "yaxis": "y"}, {"customdata": [[99.92, 84.35, 25850.0]], "hovertemplate": "Mode=HE-CONCRETE-TFHE-ZKP-DP<br>Dataset=Credit Card<br>Total Execution Time (seconds)=%{x}<br>Validation Accuracy (%)=%{y}<br>Crypto Overhead (s)=%{marker.size}<br>Train Acc (%)=%{customdata[0]}<br>Fit Time (s)=%{customdata[1]}<br>Upload Mean (KB)=%{customdata[2]}<extra></extra>", "legendgroup": "HE-CONCRETE-TFHE-ZKP-DP, Credit Card", "marker": {"color": "#FECB52", "size": [1208.0], "sizemode": "area", "sizeref": 17.18, "symbol": "diamond"}, "mode": "markers", "name": "HE-CONCRETE-TFHE-ZKP-DP, Credit Card", "orientation": "v", "showlegend": true, "type": "scatter", "x": [2895.0], "xaxis": "x", "y": [99.92], "yaxis": "y"}, {"customdata": [[52.78, 1.237, 18240.0]], "hovertemplate": "Mode=HE-CONCRETE-TFHE-ZKP-DP<br>Dataset=Stock<br>Total Execution Time (seconds)=%{x}<br>Validation Accuracy (%)=%{y}<br>Crypto Overhead (s)=%{marker.size}<br>Train Acc (%)=%{customdata[0]}<br>Fit Time (s)=%{customdata[1]}<br>Upload Mean (KB)=%{customdata[2]}<extra></extra>", "legendgroup": "HE-CONCRETE-TFHE-ZKP-DP, Stock", "marker": {"color": "#FECB52", "size": [911.2], "sizemode": "area", "sizeref": 17.18, "symbol": "square"}, "mode": "markers", "name": "HE-CONCRETE-TFHE-ZKP-DP, Stock", "orientation": "v", "showlegend": true, "type": "scatter", "x": [935.9], "xaxis": "x", "y": [52.33], "yaxis": "y"}, {"customdata": [[94.26, 51.61, 79.51]], "hovertemplate": "Mode=HE-CONCRETE-TFHE-ZKP-DP<br>Dataset=MNIST<br>Total Execution Time (seconds)=%{x}<br>Validation Accuracy (%)=%{y}<br>Crypto Overhead (s)=%{marker.size}<br>Train Acc (%)=%{customdata[0]}<br>Fit Time (s)=%{customdata[1]}<br>Upload Mean (KB)=%{customdata[2]}<extra></extra>", "legendgroup": "HE-CONCRETE-TFHE-ZKP-DP, MNIST", "marker": {"color": "#FECB52", "size": [10470.0], "sizemode": "area", "sizeref": 17.18, "symbol": "x"}, "mode": "markers", "name": "HE-CONCRETE-TFHE-ZKP-DP, MNIST", "orientation": "v", "showlegend": true, "type": "scatter", "x": [11500.0], "xaxis": "x", "y": [94.21], "yaxis": "y"}, {"customdata": [[34.91, 28.91, 111.4]], "hovertemplate": "Mode=HE-CONCRETE-TFHE-ZKP-DP<br>Dataset=CIFAR-10<br>Total Execution Time (seconds)=%{x}<br>Validation Accuracy (%)=%{y}<br>Crypto Overhead (s)=%{marker.size}<br>Train Acc (%)=%{customdata[0]}<br>Fit Time (s)=%{customdata[1]}<br>Upload Mean (KB)=%{customdata[2]}<extra></extra>", "legendgroup": "HE-CONCRETE-TFHE-ZKP-DP, CIFAR-10", "marker": {"color": "#FECB52", "size": [15460.0], "sizemode": "area", "sizeref": 17.18, "symbol": "cross"}, "mode": "markers", "name": "HE-CONCRETE-TFHE-ZKP-DP, CIFAR-10", "orientation": "v", "showlegend": true, "type": "scatter", "x": [16040.0], "xaxis": "x", "y": [34.64], "yaxis": "y"}], "layout": {"annotations": [{"bgcolor": "lightgreen", "font": {"color": "green", "size": 12}, "opacity": 0.3, "showarrow": false, "text": "<b>IDEAL</b><br>(High Acc, Low Time)", "x": 20, "y": 85}], "height": 600, "legend": {"itemsizing": "constant", "orientation": "v", "title": {"text": "Mode, Dataset"}, "tracegroupgap": 0, "x": 0.99, "xanchor": "right", "y": 0.99, "yanchor": "top"}, "shapes": [{"line": {"color": "gray", "dash": "dash"}, "opacity": 0.5, "type": "line", "x0": 3954.0, "x1": 3954.0, "xref": "x", "y0": 0, "y1": 1, "yref": "y domain"}, {"line": {"color": "gray", "dash": "dash"}, "opacity": 0.5, "type": "line", "x0": 0, "x1": 1, "xref": "x domain", "y0": 73.9, "y1": 73.9, "yref": "y"}], "title": {"text": "<b>Privacy-Performance Trade-off: Accuracy vs Execution Time</b>"}, "xaxis": {"anchor": "y", "domain": [0, 1], "title": {"text": "Total Execution Time (seconds)"}}, "yaxis": {"anchor": "x", "domain": [0, 1], "title": {"text": "Validation Accuracy (%)"}}}}
